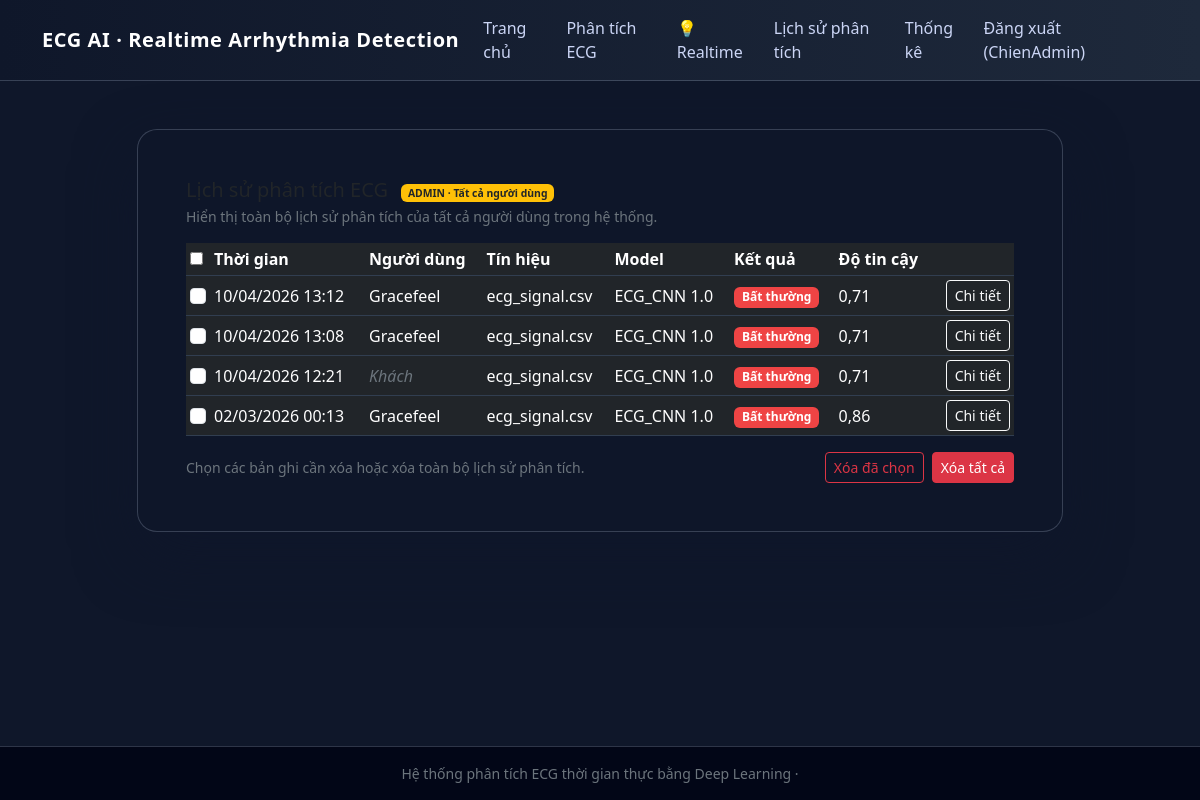
/lich-su-phan-tich/ (signed in), run on an earlier commit of the app's database.
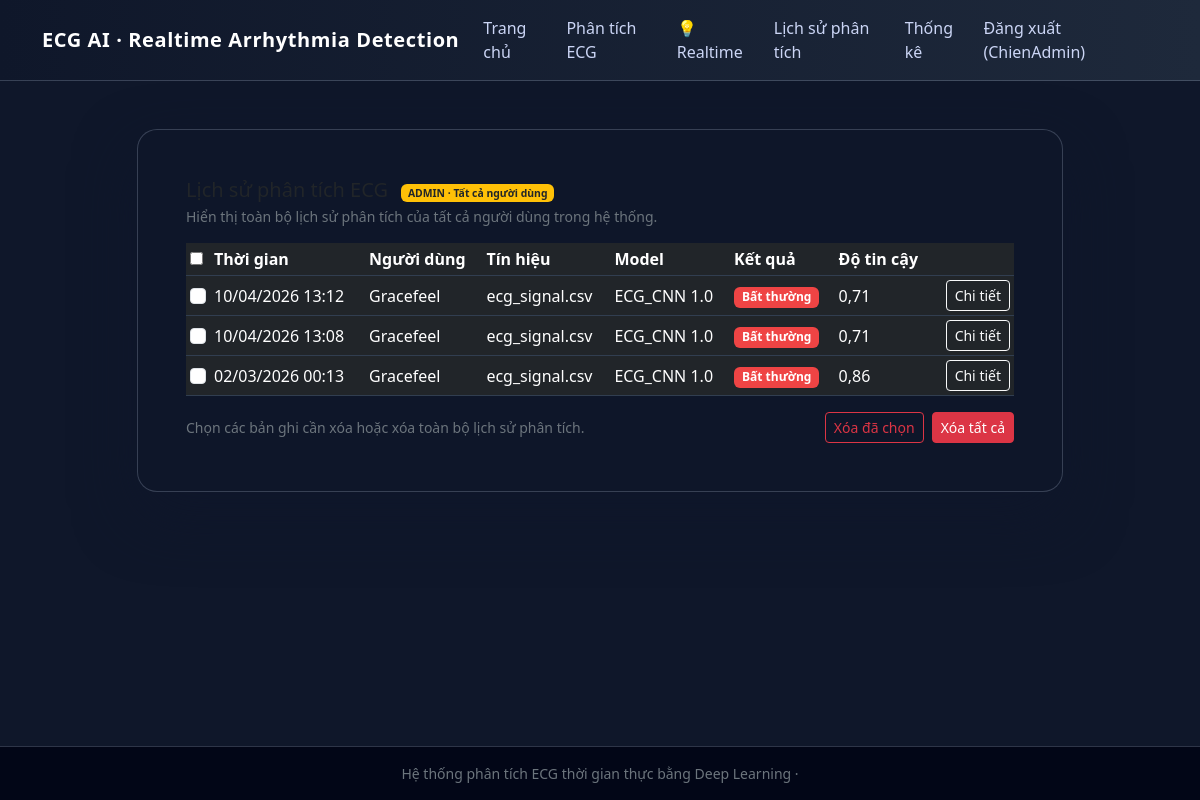
And on a later commit of the database.
### ecg/models.py (models this page shows, shortened)
class Prediction(models.Model):
    id = models.UUIDField(primary_key=True, default=uuid.uuid4, editable=False)
    signal = models.ForeignKey(
        ECGSignal, on_delete=models.CASCADE, related_name="predictions"
    )
    model = models.ForeignKey(
        ModelVersion, on_delete=models.PROTECT, related_name="predictions"
    )
    predicted_class = models.IntegerField()
    confidence_score = models.FloatField()
    mapped_result = models.CharField(max_length=20)
    timestamp = models.DateTimeField(default=timezone.now)
    created_at = models.DateTimeField(default=timezone.now)

class ECGSignal(models.Model):
    id = models.UUIDField(primary_key=True, default=uuid.uuid4, editable=False)
    user = models.ForeignKey(
        settings.AUTH_USER_MODEL,
        on_delete=models.SET_NULL,
        null=True,
        blank=True,
        related_name="ecg_signals",
    )
    signal_file = models.CharField(max_length=255)
    sampling_rate = models.IntegerField()
    duration = models.FloatField()
    uploaded_at = models.DateTimeField(default=timezone.now)

class ModelVersion(models.Model):
    id = models.UUIDField(primary_key=True, default=uuid.uuid4, editable=False)
    model_name = models.CharField(max_length=100)
    version = models.CharField(max_length=20)
    model_path = models.CharField(max_length=255)
    is_active = models.BooleanField(default=True)
    created_at = models.DateTimeField(default=timezone.now)

### users/models.py (models this page shows, shortened)
class User(AbstractUser):
    id = models.UUIDField(primary_key=True, default=uuid.uuid4, editable=False)
    username = models.CharField("Tên đăng nhập", max_length=150, unique=True)
    email = models.EmailField("email", max_length=150, unique=True)
    date_joined = models.DateTimeField("ngày tham gia", default=timezone.now)
    class Meta:
        verbose_name = "người dùng"
        verbose_name_plural = "người dùng"

### ecg/views.py (the view, shortened to what this page needs)
# urls.py: path("lich-su-phan-tich/", views.analysis_history, name="analysis_history"),
@login_required(login_url="users:login")
def analysis_history(request):
    if request.user.is_staff:
        predictions = (
            Prediction.objects.select_related("signal", "model", "signal__user")
            .order_by("-timestamp")[:100]
        )
        is_admin_view = True
    return render(
        request,
        "ecg/history.html",
        {
            "predictions": predictions,
            "is_admin_view": is_admin_view,
        },
    )

### ecg/templates/ecg/history.html (shortened to what the changed rows need)
{% extends "ecg/base.html" %}
{% block content %}
<div class="row justify-content-center">
    <div class="col-lg-10">
        <div class="card card-glass mb-4">
            <div class="card-body p-4 p-md-5">
                <div class="d-flex justify-content-between align-items-center mb-3">
                    <div>
                        <h1 class="h5 mb-1">Lịch sử phân tích ECG
                            {% if is_admin_view %}
                                <span class="badge bg-warning text-dark ms-2" style="font-size:0.65rem;">ADMIN · Tất cả người dùng</span>
                            {% endif %}
                        </h1>
                    </div>
                </div>
                {% if predictions %}
                    <form method="post" action="{% url 'ecg:delete_history' %}">
                        <div class="table-responsive">
                            <table class="table table-dark table-sm align-middle mb-0 history-table">
                                <thead>
                                    <tr>
                                        <th style="width: 1%;">
                                            <input type="checkbox" id="select-all">
                                        </th>
                                        <th>Thời gian</th>
                                        {% if is_admin_view %}
                                            <th>Người dùng</th>
                                        {% endif %}
                                        <th>Tín hiệu</th>
                                        <th>Model</th>
                                        <th>Kết quả</th>
                                        <th>Độ tin cậy</th>
                                        <th></th>
                                    </tr>
                                </thead>
                                <tbody>
                                    {% for p in predictions %}
                                        <tr>
                                            <td>
                                                <input
                                                    type="checkbox"
                                                    name="selected_predictions"
                                                    value="{{ p.id }}"
                                                    class="form-check-input prediction-checkbox"
                                                >
                                            </td>
                                            <td>{{ p.timestamp|date:"d/m/Y H:i" }}</td>
                                            {% if is_admin_view %}
                                                <td>
                                                    {% if p.signal.user %}
                                                        {{ p.signal.user.username }}
                                                    {% else %}
                                                        <span class="text-secondary fst-italic">Khách</span>
                                                    {% endif %}
                                                </td>
                                            {% endif %}
                                            <td>{{ p.signal.signal_file }}</td>
                                            <td>{{ p.model.model_name }} {{ p.model.version }}</td>
                                            <td>
                                                {% if p.mapped_result == "Bình thường" %}
                                                    <span class="badge badge-normal">Bình thường</span>
                                                {% else %}
                                                    <span class="badge badge-abnormal">Bất thường</span>
                                                {% endif %}
                                            </td>
                                            <td>{{ p.confidence_score|floatformat:2 }}</td>
                                            <td class="text-end">
                                                <a href="{% url 'ecg:prediction_detail' p.id %}" class="btn btn-outline-light btn-sm">
                                                    Chi tiết
                                                </a>
                                            </td>
                                        </tr>
                                    {% endfor %}
                                </tbody>
                            </table>
                        </div>
                    </form>
                {% else %}
                    <p class="text-secondary small mb-0">
                        Chưa có bản ghi phân tích nào. Hãy thực hiện phân tích ECG trước.
                    </p>
                {% endif %}
            </div>
        </div>
    </div>
</div>
{% endblock %}

What changed in the data, as far as the page shows it:
removed Prediction: timestamp "10/04/2026 12:21", shows "Khách", signal.signal_file "ecg_signal.csv", model.model_name "ECG_CNN", model.version "1.0", mapped_result "Bất thường", confidence_score "0,71"
